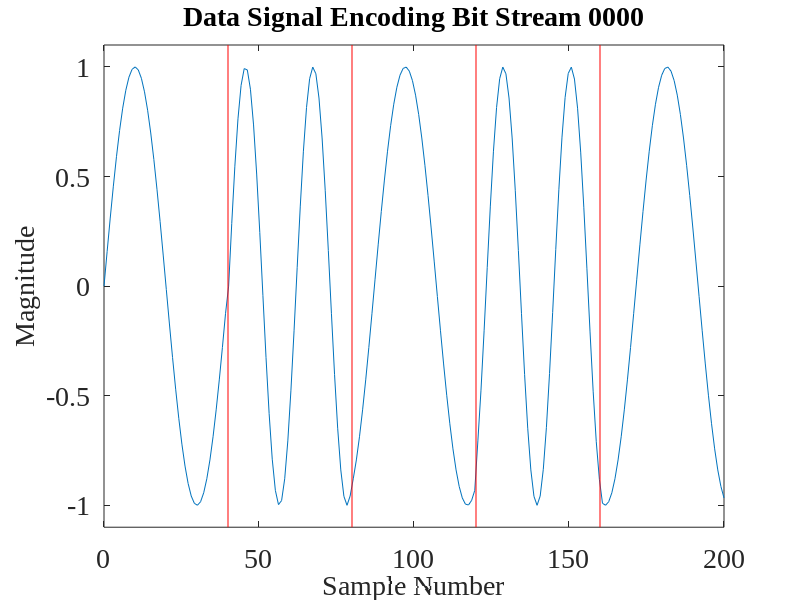

Source code (MATLAB):
fontSize = 20;

x = linspace(0,200,200);
y1 = sin(2*pi*x/40);
y2 = sin(2*pi*x/(1/2200*48000));
y = cat(2, y1(1:40), y2(1:40), y1(34:73), y2(20:59),y1(30:69));

f = figure('Position',[0,0,1280,1024]);
set(gcf,'color','w');
plot(x, y);
filename = 'Data Signal Encoding Bit Stream 0000';
title(filename);
xlabel('Sample Number');
ylabel('Magnitude');
minY = min(y);
maxY = max(y);
center = (minY+maxY)/ 2;
rangeY = maxY - minY;
adjustedRange = 0.55*rangeY;
minY = (center - adjustedRange);
maxY = (center + adjustedRange);
ylim([minY maxY]);
set(gca,'FontSize',fontSize, 'FontName', 'Times New Roman');
set(findall(gcf,'type','text'),'FontSize',fontSize, 'FontName', 'Times New Roman');
yL = get(gca,'YLim');
line([40 40],yL,'Color','r');
line([80 80],yL,'Color','r');
line([120 120],yL,'Color','r');
line([160 160],yL,'Color','r');
saveas(f, strcat('.\..\..\..\rrxthesis\images\',regexprep(filename,'[^\w'']',''),'.png'));
pause();
close(f);
clear all;